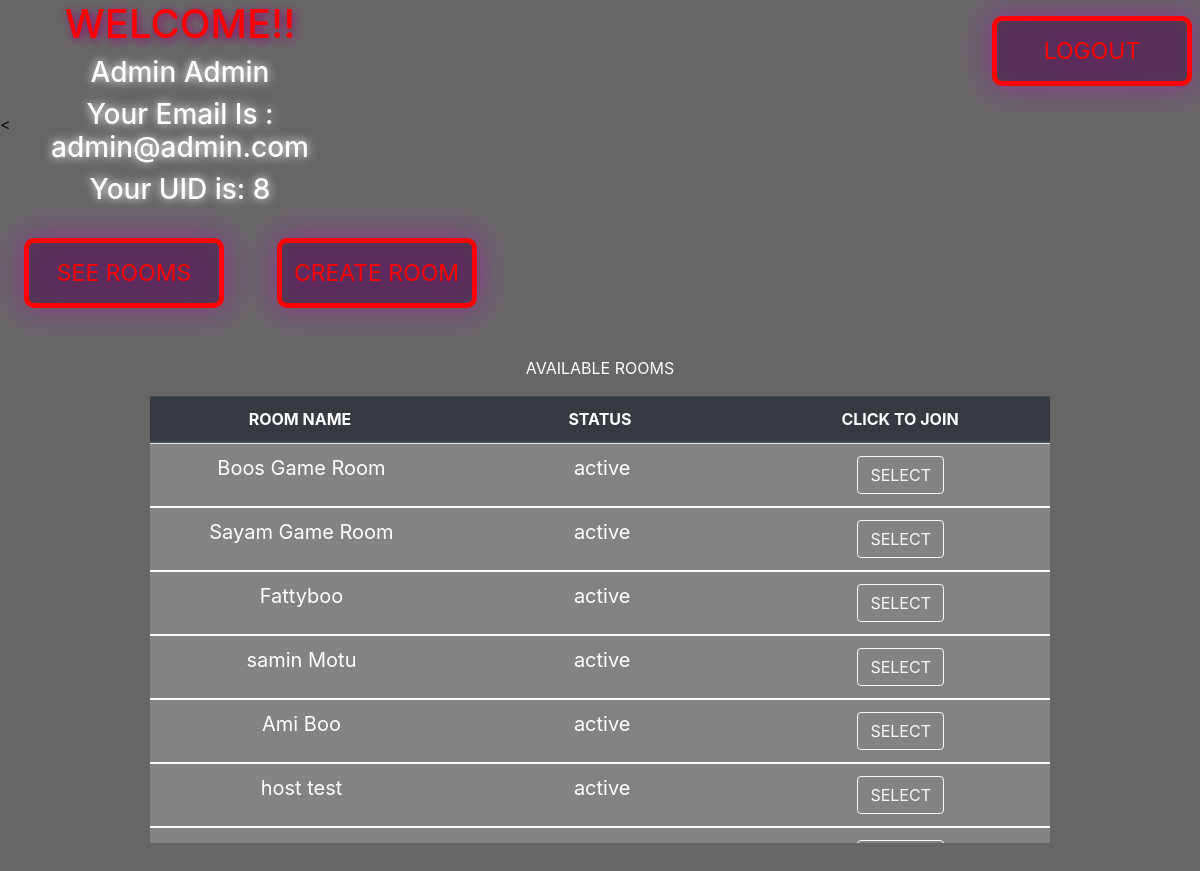
/userprofile.php (signed in), run on the app's committed database.
### tables this page shows
CREATE TABLE `users` (
  `u_id` int(100) NOT NULL,
  `u_fname` varchar(100) NOT NULL,
  `u_lname` varchar(100) NOT NULL,
  `u_email` varchar(100) NOT NULL,
  `u_pass` varchar(100) NOT NULL
);

CREATE TABLE `room` (
  `r_id` int(100) NOT NULL,
  `host_uid` int(100) NOT NULL,
  `r_name` varchar(100) NOT NULL,
  `r_pass` varchar(100) NOT NULL,
  `r_status` varchar(100) NOT NULL
);

### userprofile.php (the view, shortened to what this page needs)
<?php
$fname= $_SESSION["fname"];
$lname =$_SESSION["lname"];
$email = $_SESSION["email"];
			try{
                $conn=new PDO("mysql:host=localhost;dbname=spyfalldb;",'root','');
                $conn->setAttribute(PDO::ATTR_ERRMODE, PDO::ERRMODE_EXCEPTION);
            }
            catch(PDOException $e){
                echo "<script>window.alert('connection error');</script>";
            }
		try{
                    $id="select u_id from users where u_email='$email' ";
                    $object = $conn->query($id);
                    $table = $object->fetchAll();
                    foreach ($table as $key ) {
                    	$uid = $key[0];
                        break;
                            }
                    }
                    catch(PDOException $e){
                                        echo "<script>console.log('uid fetch error');</script>";
                                    }
?>
<!DOCTYPE html>
<html>
  <link href="user.css" rel="stylesheet">
  <link href="modal.css" rel="stylesheet">
  <link rel="stylesheet" type="text/css" href="https://stackpath.bootstrapcdn.com/bootstrap/4.3.1/css/bootstrap.min.css">
<body>
  <div class="container">
    <div class="outer">
    	<span id="left">
    		<h1> WELCOME!!  </h1>
  			<h3> <?php echo "$fname "."$lname" ; ?> </h3>
  			<h3>Your Email Is : <?php echo "$email" ; ?> </h3>
  			<h3>Your UID is: <?php echo "$uid" ; ?> </h3>
    	</span>
		<span id="right">
			<button onclick="location.href = 'logout.php';" class="button button2" >LOGOUT</button>
		</span>
    <div class="centre">
      <button onclick="showTable();" class="button button2" style="vertical-align:middle">SEE ROOMS</button>
      <button type="button" class="button button2" data-toggle="modal" data-target="#createRoomModal" style="vertical-align: middle;" >CREATE ROOM</button>
        <div id="roomTableShow" class="table-responsive" style="display: inline;">
          <div style="color: white; text-align: center;">
          	<br>
              <p>AVAILABLE ROOMS</p>
              <table class="table table-hover animate" style="width: 75%; margin: auto;	">
                <thead class="thead-dark" style="color: white; text-align: center;">
                  <tr>
                    <th width="25%">ROOM NAME</th>
                    <th width="25%">STATUS</th>
                    <th width="25%">CLICK TO JOIN</th>
                  </tr>
                </thead>
            </table>
            <div class="scrollTable">
            <table class="table table-hover animate" style="width: 75%; margin: auto; text-align: center;">
                <tbody class="table" style="color: white;">
                  <?php
                  $sql= "SELECT * FROM room";
                  $obj = $conn->query($sql);
                  if ($obj -> rowCount() == 0) {
                    ?>
                      <tr>
                        <td colspan="3" style="text-align: center;">NOTHING TO SHOW</td>
                      </tr>
                    <?php
                  }else
                  {
                    $table1 = $obj->fetchAll();
                    foreach ($table1 as $val) {
                      ?>
                      <tr style="border-bottom: 2px solid white; text-align:center; font-size: 20px; color: white;">
                        <td width="25%"><?php echo $val[2] ?></td>
                        <td width="25%"><?php echo $val[4] ?></td>
                        <td width="25%">
                          <input type="button" name="select" value="SELECT" class="btn btn-outline-light btg-lg" onclick="showRoomG(<?php echo $val[0]?>);">
                        </td>
                      </tr>
                      <?php
                    }
                  }
                  ?>
                </tbody>
              </table>
          	  </div>
          </div>
        </div>
 </div>
  </div>
</div>
<<?php $_SESSION["fname"] = $fname; ?>
</body>
</html>

### user.css (style rules this page uses)
body { margin: 0; padding:0; font-family: 'Exo', sans-serif6; position: absolute; left: 0; top: 0; width: 100%; height: 100%; animation: animatebg 16s ease-in-out infinite; background-size: cover; background-repeat: no-repeat; background-attachment: fixed; overflow: hidden; }
.outer { position: fixed; left: 0; top: 0; width: 100%; height: 100%; background: rgba(0,0,0,0.6); overflow: auto; }
.container { padding: 56px; }
h1 { color: red; filter: drop-shadow(2px 2px 5px #990073); }
h3 { color: white; filter: drop-shadow(0px 0px 5px white); }
#left { text-align: center; width:30%; display:inline-block; }
#right { margin-top: 3%; float: right; padding-top: 0%; margin: 1%; }
.button { border: none; color: white; text-align: center; text-decoration: none; display: inline-block; font-size: 23px; margin: 2%; transition-duration: 0.7s; cursor: pointer; }
.button2 { border-radius: 10px; background-color: transparent; color: red; border: 5px solid red; background-color: rgba(0,0,0,.3); width: 200px; height: 70px; filter: drop-shadow(0px 0px 15px #b300b3); }
.scrollTable { position: relative; height: 400px; overflow-y: scroll; }
.scrollTable { -ms-overflow-style: none; }
.table { background-color: rgba(255,255,255,.1); color: white; }

### modal.css (style rules this page uses)
body { margin: 0; padding:0; font-family: 'Exo', sans-serif6; position: absolute; left: 0; top: 0; width: 100%; height: 100%; animation: animatebg 16s ease-in-out infinite; background-size: cover; background-repeat: no-repeat; background-attachment: fixed; overflow: hidden; }
.animate { -webkit-animation: animatezoomIN 0.6s; animation: animatezoomIN 0.6s }

### data on the page
users: u_id "8"
room: r_name "Boos Game Room", r_status "active"
room: r_name "Sayam Game Room", r_status "active"
room: r_name "Fattyboo", r_status "active"
room: r_name "samin Motu", r_status "active"
room: r_name "Ami Boo", r_status "active"
room: r_name "host test", r_status "active"

### other printed values
$fname "Admin"
$lname "Admin"
$email "admin@admin.com"
